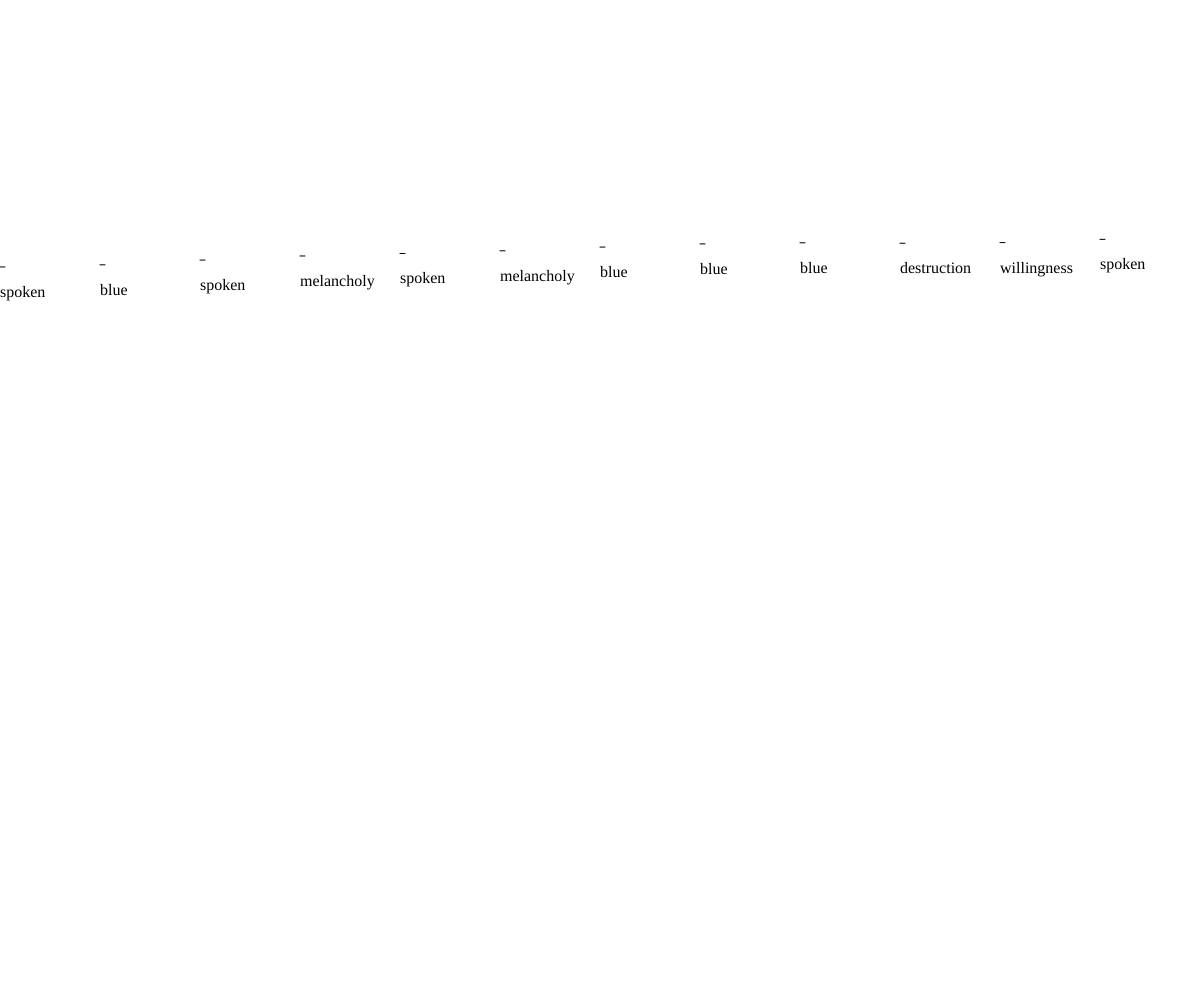
Frame 1 (no input)
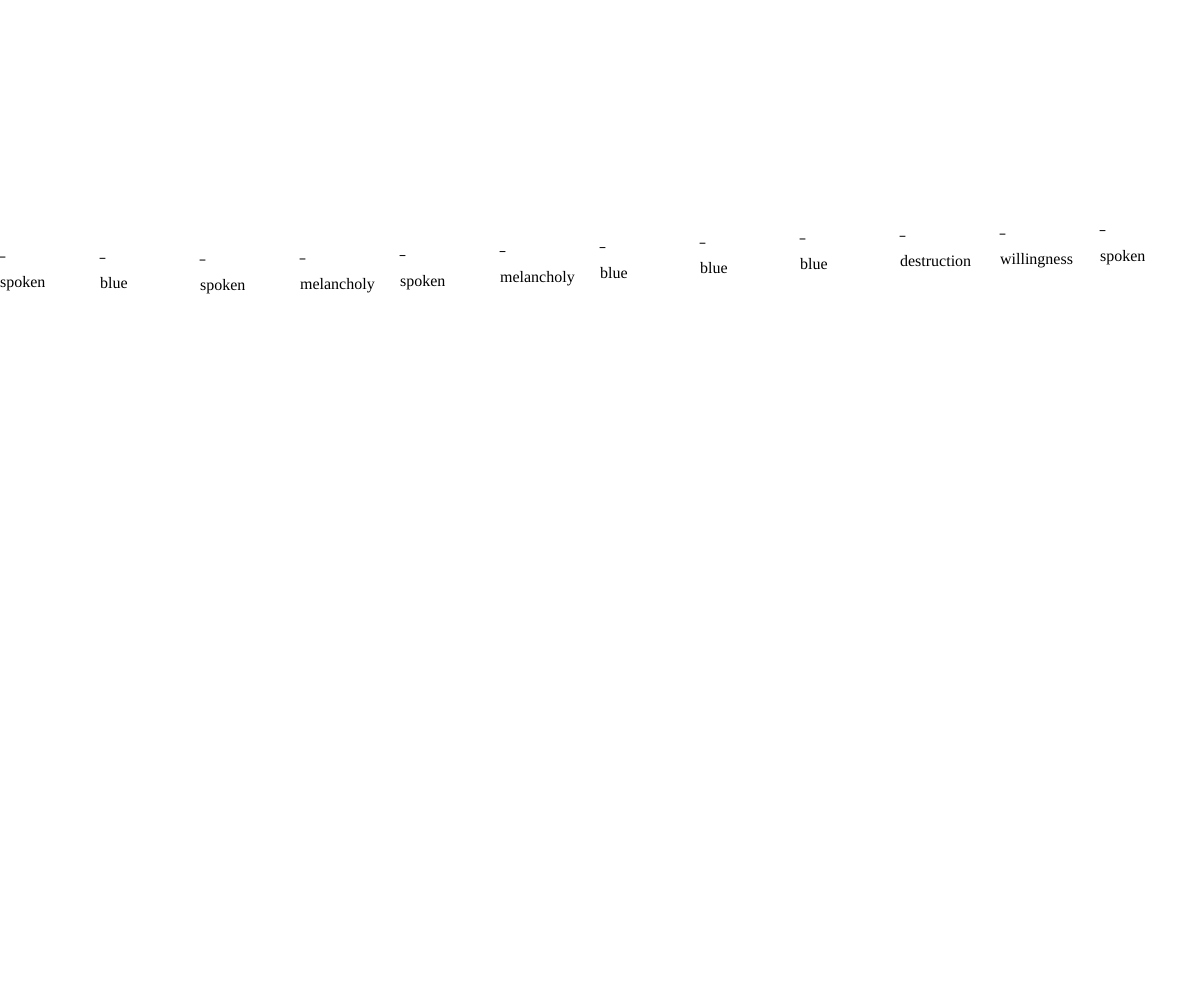
Frame 60 (no input)
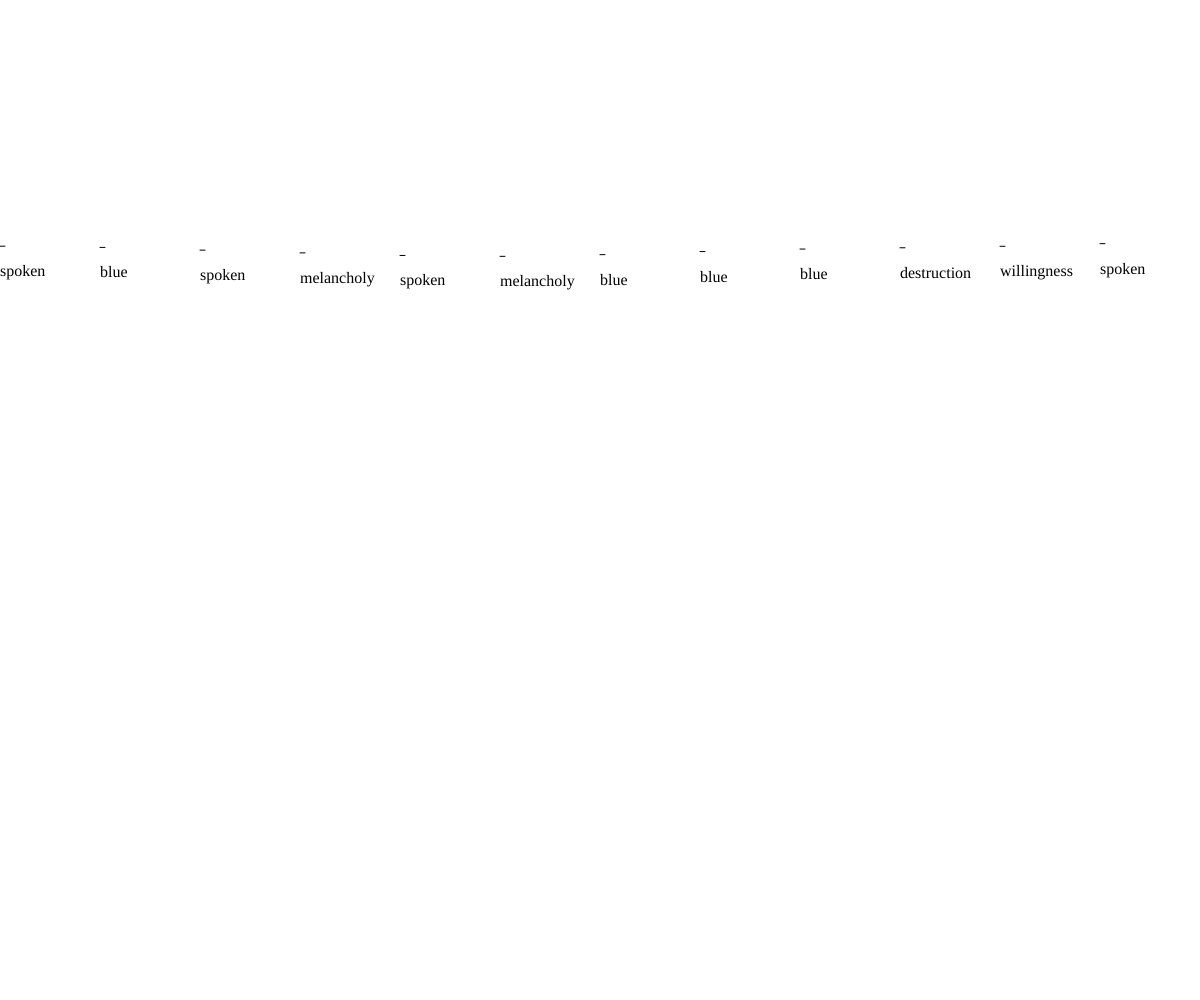
Frame 120 (the mouse pressed at the canvas centre since frame 60)

The p5.js sketch that drew these frames (run headless with seeded random() and noise() and a simulated clock; from frame 60 on, the mouse is pressed at the canvas centre):

// p5.js sketch
// ── sketch.js
// reference: noise wave https://p5js.org/examples/examples/Math_Noise_Wave.php
var sceneryRunOnce;
var poemStarted;
var skyLine;
var mountainLine;
var forestLine;
var waterList = [];
var waterWords = [];
var waterPos = [];
var yoff = 0.0;
//var water;

function setup() {
  createCanvas(windowWidth, windowHeight);
  //noCanvas();
  sceneryRunOnce = 0;
  poemStarted = false;
  skyLine = height / 4;
  mountainLine = height / 2.4;
  forestLine = 3 * height / 4;
  waterWords = ["bottle", "blue", "melancholy", "destruction", "willingness", "spoken", "iridescent"];
}

function draw() {
  background(255);
  if (sceneryRunOnce < 1) {
    // line(0, skyLine, width, skyLine);
    // line(0, mountainLine, width, mountainLine);
    // line(0, forestLine, width, forestLine);

    // for (var i = 0; i < 100; i++) {
    //   var water = new Water(waterWords[floor(random(0, waterWords.length))]);
    //   waterList[i].push(water);
    // }

    for (var i = 0; i < windowWidth / 100; i++) {
      var water = createP(waterWords[floor(random(0, waterWords.length))]);
      waterList.push(water);
      //console.log(water);
      waterPos[i] = createVector(0, 0);
    }
    //water = createP(waterWords[0]);

    sceneryRunOnce++;
    poemStarted = true;
  }

  if (poemStarted) {
    // for (var i = 0; i < waterList.length; i++) {
    //   waterList[i].display();
    //   waterList[i].update();
    // }

    var xoff = 0;
    for (var x = 0; x < waterList.length; x++) {
      var y = map(noise(xoff, yoff), 0, 1, 200, 300);
      stroke(0);
      line(100 * x, y, 100 * x + 5, y);
      //line(x, y + 20, x + 5, y + 20);
      //waterList[9].position(x, y);
      // waterPos.push(y);
      waterPos[x].x = 100 * x;
      waterPos[x].y = y;

      //for (var i = 0; i < waterList.length; i++) {
      //waterList[x].position(x, y);
      //console.log(x);
      //}

      xoff += 0.05;
    }
    yoff += 0.01;
    //console.log(waterPos);
    for (var m = 0; m < waterList.length; m++) {
      waterList[m].position(waterPos[m].x, waterPos[m].y);
    }
    
  }
}

function Water(word) {
  this.poemPos = createVector(0, 0);
  // this.poemPos.set(xPos, yPos);
  this.word = word;
  this.water = createP(this.word);

  this.display = function() {

  }

  this.update = function() {

  }
}
